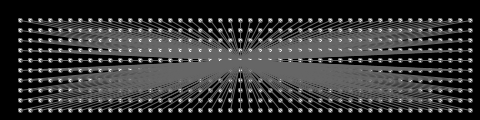
Frame 1 (no input)
Frame 60 (the mouse pressed at the canvas centre just before this capture): identical to frame 1, image omitted
Frame 120 (the mouse held since frame 60 and released just before this capture): identical to frame 1, image omitted

The Processing sketch that drew this single still picture (run headless with seeded random() and noise(); from frame 60 on, the mouse is pressed at the canvas centre):

// Processing sketch: Example_4_12___Pins_and_Lines
// ── Example_4_12___Pins_and_Lines.pde
void setup() {
  size(480, 120); 
}

void draw() {

  background(0);
  fill(255); // White
  stroke(102);
  for (int y = 20; y <= height - 10; y += 10) {
    for (int x = 20; x <= width - 10; x += 10) {
      ellipse(x, y, 4, 4);
      line(x, y, width/2, height/2);
    }
  }
  
}
